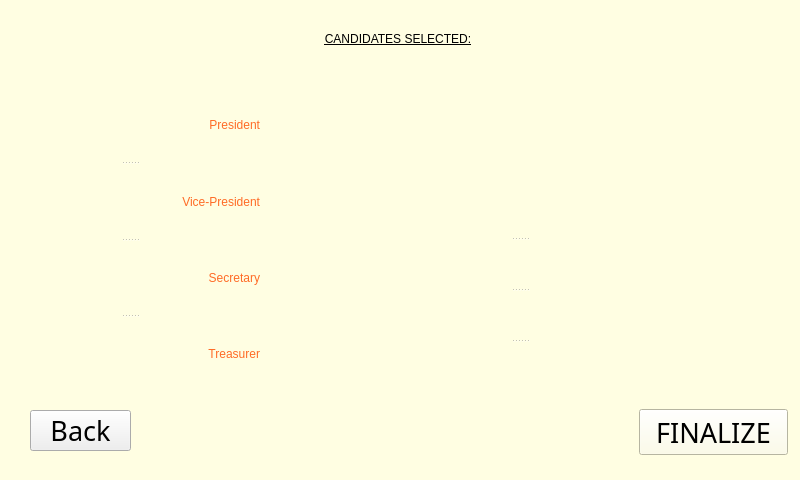
<?xml version="1.0" encoding="UTF-8"?>
<ui version="4.0">
 <class>MainWindow</class>
 <widget class="QMainWindow" name="MainWindow">
  <property name="geometry">
   <rect>
    <x>0</x>
    <y>0</y>
    <width>800</width>
    <height>480</height>
   </rect>
  </property>
  <property name="windowTitle">
   <string>MainWindow</string>
  </property>
  <widget class="QWidget" name="centralwidget">
   <widget class="QFrame" name="frame">
    <property name="geometry">
     <rect>
      <x>-31</x>
      <y>-21</y>
      <width>861</width>
      <height>511</height>
     </rect>
    </property>
    <property name="styleSheet">
     <string notr="true">background-color: rgb(255, 254, 226);</string>
    </property>
    <property name="frameShape">
     <enum>QFrame::StyledPanel</enum>
    </property>
    <property name="frameShadow">
     <enum>QFrame::Raised</enum>
    </property>
    <widget class="QLabel" name="label">
     <property name="geometry">
      <rect>
       <x>250</x>
       <y>40</y>
       <width>358</width>
       <height>39</height>
      </rect>
     </property>
     <property name="styleSheet">
      <string notr="true">font: 87 16pt &quot;Arial Black&quot;;
text-decoration: underline;
font: 8pt &quot;MS Shell Dlg 2&quot;;
font: 24pt &quot;MS Shell Dlg 2&quot;;</string>
     </property>
     <property name="text">
      <string>CANDIDATES SELECTED:</string>
     </property>
     <property name="alignment">
      <set>Qt::AlignCenter</set>
     </property>
    </widget>
    <widget class="QPushButton" name="finalizeSelect">
     <property name="enabled">
      <bool>true</bool>
     </property>
     <property name="geometry">
      <rect>
       <x>670</x>
       <y>430</y>
       <width>149</width>
       <height>46</height>
      </rect>
     </property>
     <property name="font">
      <font>
       <family>Arial Black</family>
       <pointsize>20</pointsize>
       <weight>10</weight>
       <italic>false</italic>
       <bold>false</bold>
      </font>
     </property>
     <property name="contextMenuPolicy">
      <enum>Qt::DefaultContextMenu</enum>
     </property>
     <property name="autoFillBackground">
      <bool>false</bool>
     </property>
     <property name="styleSheet">
      <string notr="true">font: 87 20pt &quot;Arial Black&quot;;</string>
     </property>
     <property name="text">
      <string>FINALIZE</string>
     </property>
     <property name="autoDefault">
      <bool>false</bool>
     </property>
    </widget>
    <widget class="QSplitter" name="splitter_2">
     <property name="geometry">
      <rect>
       <x>300</x>
       <y>110</y>
       <width>501</width>
       <height>301</height>
      </rect>
     </property>
     <property name="font">
      <font>
       <family>Arial Black</family>
       <weight>75</weight>
       <bold>true</bold>
      </font>
     </property>
     <property name="frameShape">
      <enum>QFrame::NoFrame</enum>
     </property>
     <property name="orientation">
      <enum>Qt::Vertical</enum>
     </property>
     <widget class="QLabel" name="presSelect">
      <property name="font">
       <font>
        <family>Arial Black</family>
        <pointsize>24</pointsize>
        <weight>10</weight>
        <italic>false</italic>
        <bold>false</bold>
       </font>
      </property>
      <property name="styleSheet">
       <string notr="true">color: rgb(255, 107, 38);
font: 87 24pt &quot;Arial Black&quot;;</string>
      </property>
      <property name="text">
       <string/>
      </property>
      <property name="alignment">
       <set>Qt::AlignLeading|Qt::AlignLeft|Qt::AlignVCenter</set>
      </property>
     </widget>
     <widget class="QLabel" name="viceSelect">
      <property name="styleSheet">
       <string notr="true">color: rgb(255, 107, 38);
font: 87 24pt &quot;Arial Black&quot;;</string>
      </property>
      <property name="text">
       <string/>
      </property>
      <property name="alignment">
       <set>Qt::AlignLeading|Qt::AlignLeft|Qt::AlignVCenter</set>
      </property>
     </widget>
     <widget class="QLabel" name="secSelect">
      <property name="styleSheet">
       <string notr="true">color: rgb(255, 107, 38);
font: 87 24pt &quot;Arial Black&quot;;</string>
      </property>
      <property name="text">
       <string/>
      </property>
      <property name="alignment">
       <set>Qt::AlignLeading|Qt::AlignLeft|Qt::AlignVCenter</set>
      </property>
     </widget>
     <widget class="QLabel" name="treaSelect">
      <property name="styleSheet">
       <string notr="true">color: rgb(255, 107, 38);
font: 87 24pt &quot;Arial Black&quot;;</string>
      </property>
      <property name="text">
       <string/>
      </property>
      <property name="alignment">
       <set>Qt::AlignLeading|Qt::AlignLeft|Qt::AlignVCenter</set>
      </property>
     </widget>
    </widget>
    <widget class="QSplitter" name="splitter">
     <property name="geometry">
      <rect>
       <x>30</x>
       <y>110</y>
       <width>261</width>
       <height>301</height>
      </rect>
     </property>
     <property name="orientation">
      <enum>Qt::Vertical</enum>
     </property>
     <widget class="QLabel" name="label_2">
      <property name="styleSheet">
       <string notr="true">color: rgb(255, 107, 38);
font: 87 24pt &quot;Arial Black&quot;;</string>
      </property>
      <property name="text">
       <string>President</string>
      </property>
      <property name="alignment">
       <set>Qt::AlignRight|Qt::AlignTrailing|Qt::AlignVCenter</set>
      </property>
     </widget>
     <widget class="QLabel" name="label_3">
      <property name="styleSheet">
       <string notr="true">color: rgb(255, 107, 38);
font: 87 24pt &quot;Arial Black&quot;;</string>
      </property>
      <property name="text">
       <string>Vice-President</string>
      </property>
      <property name="alignment">
       <set>Qt::AlignRight|Qt::AlignTrailing|Qt::AlignVCenter</set>
      </property>
     </widget>
     <widget class="QLabel" name="label_4">
      <property name="styleSheet">
       <string notr="true">color: rgb(255, 107, 38);
font: 87 24pt &quot;Arial Black&quot;;</string>
      </property>
      <property name="text">
       <string>Secretary</string>
      </property>
      <property name="alignment">
       <set>Qt::AlignRight|Qt::AlignTrailing|Qt::AlignVCenter</set>
      </property>
     </widget>
     <widget class="QLabel" name="label_5">
      <property name="styleSheet">
       <string notr="true">color: rgb(255, 107, 38);
font: 87 24pt &quot;Arial Black&quot;;</string>
      </property>
      <property name="text">
       <string>Treasurer</string>
      </property>
      <property name="alignment">
       <set>Qt::AlignRight|Qt::AlignTrailing|Qt::AlignVCenter</set>
      </property>
     </widget>
    </widget>
   </widget>
   <widget class="QPushButton" name="backSelect">
    <property name="enabled">
     <bool>true</bool>
    </property>
    <property name="geometry">
     <rect>
      <x>30</x>
      <y>410</y>
      <width>101</width>
      <height>41</height>
     </rect>
    </property>
    <property name="font">
     <font>
      <family>Arial Black</family>
      <pointsize>20</pointsize>
      <weight>10</weight>
      <italic>false</italic>
      <bold>false</bold>
     </font>
    </property>
    <property name="contextMenuPolicy">
     <enum>Qt::DefaultContextMenu</enum>
    </property>
    <property name="autoFillBackground">
     <bool>false</bool>
    </property>
    <property name="styleSheet">
     <string notr="true">font: 87 20pt &quot;Arial Black&quot;;</string>
    </property>
    <property name="text">
     <string>Back</string>
    </property>
    <property name="autoDefault">
     <bool>false</bool>
    </property>
   </widget>
  </widget>
 </widget>
 <resources/>
 <connections/>
</ui>
